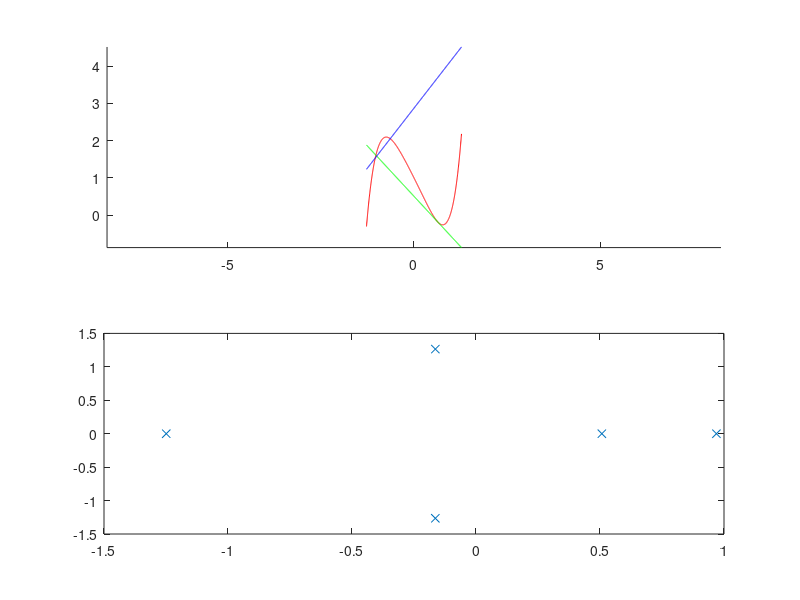

Recreate this plot in MATLAB. (Note: this script raises an error after producing the figure.)
%% %Task1
p=[1,-3.55,5.1,-3.1];
x=linspace(-10,10,1000);
plot(x,polyval(p,x));
grid on;
%% %Task2
p=[1,0.1,0.2,-0.2,-2,1];
hold on;
subplot(2,1,1);
hold on;
x=linspace(-1*max(abs(roots(p))),max(abs(roots(p))),1000);
plot(x,polyval(p,x),'Color','r');
plot(x,polyval([polyval(polyder(p),max(abs(roots(p)))/2),polyval(p,max(abs(roots(p)))/2)-polyval(polyder(p),max(abs(roots(p)))/2)*(max(abs(roots(p)))/2)],x),'g');
plot(x,polyval([-1/polyval(polyder(p),-max(abs(roots(p)))/2),polyval(p,-max(abs(roots(p)))/2)+1/(polyval(polyder(p),-max(abs(roots(p)))/2))*(-max(abs(roots(p)))/2)],x),'b');
hold off;
axis equal;
subplot(2,1,2);
plot(real(roots(p)),imag(roots(p)),'x');
hold off;
%% %Task3
format rational;
p=[2,-3,4,-5,6];
q=[1,-3,1];
deconv(p,q)
p=[1,-3,-1,-1];
q=[3,-2,1];
deconv(p,q)
format short;
%% %Task4
p=[1,-2,6,-10,16];
x0=4;
h(1)=p(1);
for i = 2:length(p)
    h(i)=h(i-1)*x0+p(i);
end
for i = 2:(length(p)-1)
    h(i)=h(i-1)*x0+h(i);
end
if(polyval(p,x0)==h(5))
   disp('Значение полинома верно');
else
   disp('Значение полинома не верно');
end
if(polyval(polyder(p),x0)==h(4))
   disp('Значение производной верно');
else
   disp('Значение производной не верно');
end
%% %Task5
n=5;
p=zeros(1,n*2+1);
p(1)=1;
p(n)=-n;
p(n+2)=n;
p(2*n+1)=1;
plot(linspace(min(roots(p)),max(roots(p)),1000),polyval(p,linspace(min(roots(p)),max(roots(p)),1000)));
disp(roots(p));
%% %Task6
p=[2,0,0];
q=conv([1,-1],conv([1,2],[1,3]));
[r,t,k]=residue(p,q)
p=[1,3];
q=conv([1,-1],[1,0,1]);
[r,t,k]=residue(p,q)
p=[1,0,0];
q=[1,0,0,0,-1];
[r,t,k]=residue(p,q)
%% %Task7
n=10;
hold on;
p=(vander(linspace(1,n,n))^-1)*(linspace(1,n,n).^-1)';
roots(p)
plot(linspace(min(roots(p)),max(roots(p)),1000),polyval(p,linspace(min(roots(p)),max(roots(p)),1000)),'r');
p=(vander([-1,0,1,2,3])^-1)*[6;5;0;3;2];
roots(p)
plot(linspace(min(roots(p)),max(roots(p)),1000),polyval(p,linspace(min(roots(p)),max(roots(p)),1000)),'g');
hold off;
%% %Task8
hold on;
p=[1,-2,-8,13,-24];
plot(linspace(min(roots(p)),max(roots(p)),1000),polyval(p,linspace(min(roots(p)),max(roots(p)),1000)),'r');
p=[1,0,-7,-12,6,36];
plot(linspace(min(roots(p)),max(roots(p)),1000),polyval(p,linspace(min(roots(p)),max(roots(p)),1000)),'g');
p=[4,0,-7,-5-1];
plot(linspace(min(roots(p)),max(roots(p)),1000),polyval(p,linspace(min(roots(p)),max(roots(p)),1000)),'b');
hold off;

%% %Task9
n=3;
a=randi(100,n);
p=poly(eig(a));
if(poly(a)==p)
   disp('Матрица является корнем полинома');
else
   disp('Матрица не является корнем полинома');
end
%% %Task10
f=[1,2,-1,-4,-2];
g=[1,1,-1,-2,-2];
[G,S,T]=gcd(f,g)
f=[1,3,1,1,3,1];
g=[0,1,2,0,1,2];
[G,S,T]=gcd(f,g)
f=[4,-2,16,5,9];
g=[0,2,-1,-5,4];
[G,S,T]=gcd(f,g)
%% %Task11
a=ones(100,1);
plot(linspace(-5,5,1000),polyval(poly(a),linspace(-5,5,1000)));
